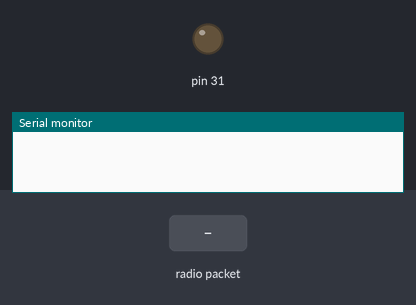
The sketch below on a simulated Arduino Mega 2560, built with avr-gcc and run on an emulated ATmega2560. Shown: output pins drawn as LEDs (lit = HIGH), the last lines printed to the serial monitor. Inputs (shaded band) come from the test bench. No radio packets arrive unless stated.

Above: at 1.2 s.
1.3 s: radio packet "E" arrives
At 2.5 s:
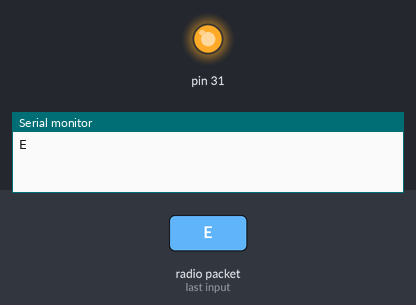
2.8 s: radio packet "A" arrives
At 3.7 s:
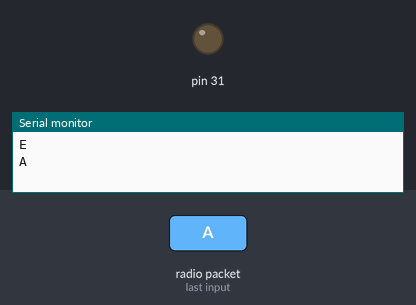
Timing chart, 0 to 5.8 s (numbered marks = the images above; inputs shaded):
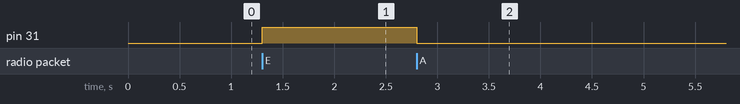

The sketch:

test_receptor.ino
```cpp
//Prueba de recepción y transmision del encendido y apagado de un LED con el modulo RF para Arduino
//Para este test es necesario tener instalada la librería VirtualWire
//test RECEPTOR
#include <VirtualWire.h>

 void setup(){
    Serial.begin(9600);         // Configuramos la conexion serie con el ordenador
    vw_set_ptt_inverted(true);  // Requerido por el modulo RF
    vw_setup(7000);             // Velocidad de conexion bps
    vw_set_rx_pin(22);          // Pin en el que conectamos la patilla data del receptor
    vw_rx_start();              // Arrancamos el receptor
    pinMode(31,OUTPUT);
 }

 void loop(){
  uint8_t buf[VW_MAX_MESSAGE_LEN];
  uint8_t buflen = VW_MAX_MESSAGE_LEN;
  if (vw_get_message(buf, &buflen)){
    int i;
    // Mensaje con un chequeo correcto.
    for (i = 0; i < buflen; i++){
      if(buf[i]=='E')digitalWrite(31,HIGH);
      else if(buf[i]=='A')digitalWrite(31,LOW);
      Serial.write(buf[i]);  // Los datos recibidos son guardados en el buffer
                            // y enviados por el puerto serie al ordenador
    }
    Serial.println();
  }
}
```

Measured:
- after the input at 1.3 s, pin 31: LOW → HIGH at once
- after the input at 2.8 s, pin 31: HIGH → LOW at once
